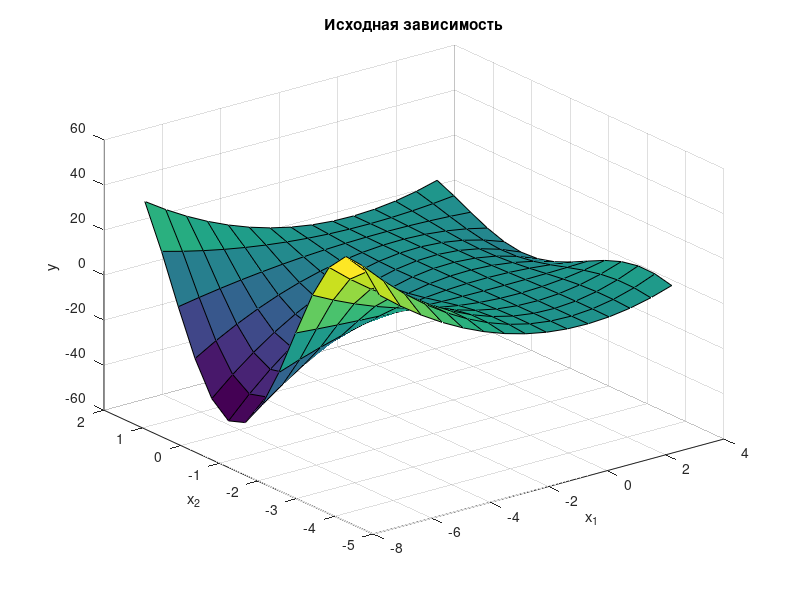

This figure's MATLAB source:
%   Нечёткая аппроксимация завуисимости: y=x1^2*sin(x2-1)
%                                                         (a1_PostrGraf.m)
%==========================================================================
% Построение графика функции  y=x1^2*sin(x2-1)
% в области    x1 e [-7, 3];  x2 e [-4.4, 1.7]
%---------------------------------------------

n = 15;         % количество точек дискретизации
x1 = linspace(-7,     3, n);
x2 = linspace(-4.4, 1.7, n);

y = zeros(n, n);

for i = 1:n
    y(i,:) = x1.^2 * sin(x2(i)-1);   
end    

%---------------------------------------------
h1 = figure(1);
surf(x1, x2, y)
xlabel('x_1');   ylabel('x_2');   zlabel('y');
title('Исходная зависимость') 

% h2 = figure(2);
% set(h2,'Position',[4   527   547   443])
% clf
% hold on
% colormap([0 0 0;0 0 0]);
% mesh(x1, x2, y)
% mesh(x1, x2, 0.2*y)
% axis([-10     5 ...
%       -6	2 ...
%       -50   50]); 
% view(-40,30)
% grid on;
% hold off